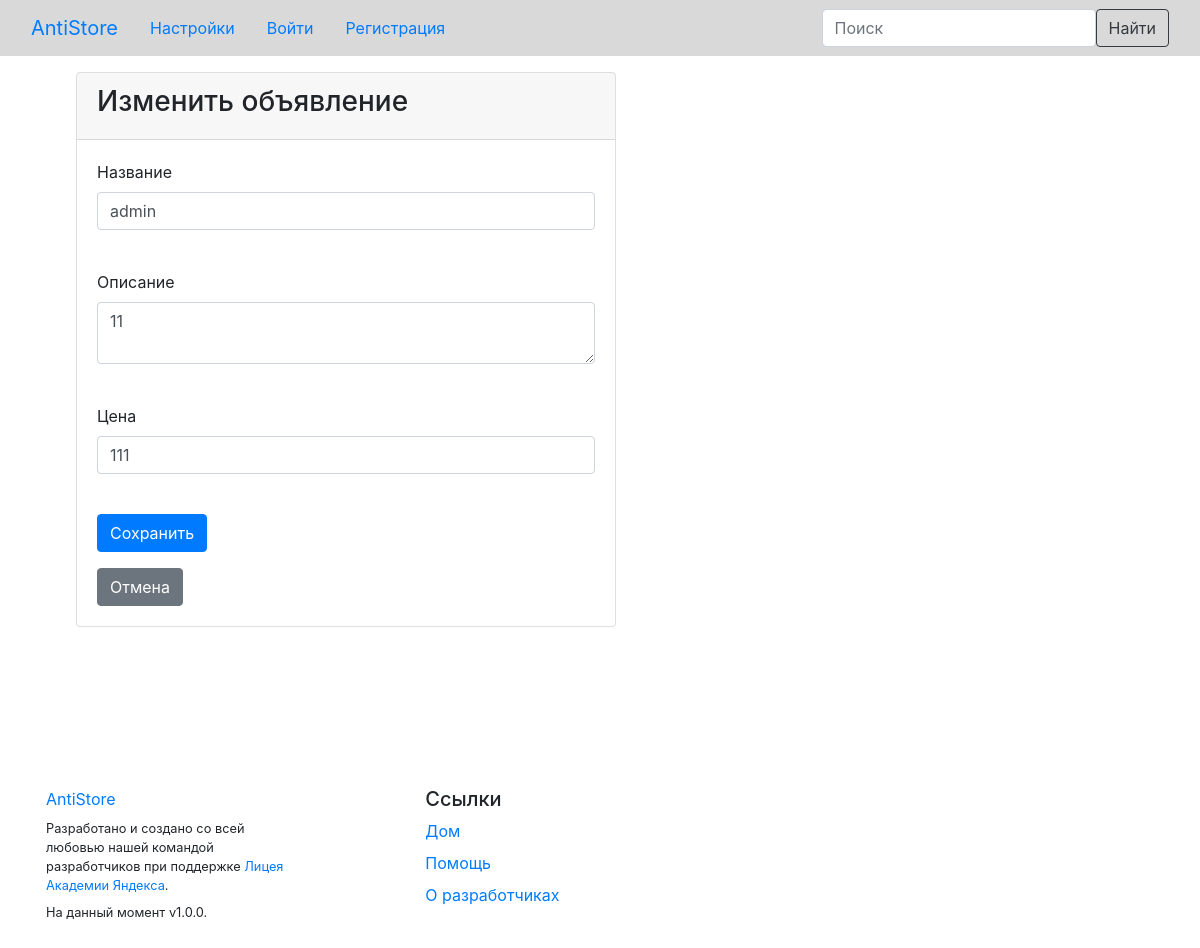
/profile/adverts/update_advert/1, run on the app's committed database.
### data/adverts.py (models this page shows)
class Advert(SqlAlchemyBase, SerializerMixin):
    __tablename__ = 'adverts'
    id = sqlalchemy.Column(sqlalchemy.Integer, primary_key=True)
    name = sqlalchemy.Column(sqlalchemy.String, nullable=True)
    id_person = sqlalchemy.Column(sqlalchemy.Integer, sqlalchemy.ForeignKey("users.id"))
    description = sqlalchemy.Column(sqlalchemy.String)
    price = sqlalchemy.Column(sqlalchemy.String, default='Договорная')
    data = sqlalchemy.Column(sqlalchemy.DateTime, default=datetime.datetime.now)
    for_search = sqlalchemy.Column(sqlalchemy.String)
    img_id = sqlalchemy.Column(sqlalchemy.Integer, default=-1)
    user = orm.relationship('User')

### server.py (the view, shortened to what this page needs)
@app.route('/profile/adverts/update_advert/<id>', methods=['GET', 'POST'])
def update_advert(id):
    if request.method == 'POST' and "search_text" in request.form and request.form["search_text"].strip():
        return redirect(f'/search/{request.form["search_text"]}')
    form = AdvertForm()
    db_sess = db_session.create_session()
    advert = db_sess.query(Advert).filter(Advert.id == id).first()
    return render_template('advertformT.html', title='Изменить объявление', form=form, user=current_user,
                           advert=advert)

### forms/advertform.py
class AdvertForm(FlaskForm):
    name = StringField('Название', validators=[DataRequired()])
    description = TextAreaField("Описание", validators=[DataRequired()])
    price = StringField('Цена', validators=[DataRequired()])
    submit = SubmitField('Сохранить')

### data/db_session.py (called while the page is built)
def create_session() -> Session:
    global __factory
    return __factory()

### templates/advertformT.html (shortened to what this page needs)
{% extends "base.html" %}
{% block content %}
<div class="container">
    <div class="d-flex">
        <div class="card justify-content-md-center">
            <div class="card-header">
                <h3>{{title}}</h3>
            </div>
            <div class="card-body">
                <form action="" method="post">
                    <p>
                        {{ form.name.label }}<br>
                        {{ form.name(class="form-control", value=advert.name) }}<br>
                    </p>
                    <p>
                        {{ form.description.label }}<br>
                        {% set f = form.description.process_data(advert.description) %}
                        {{ form.description(class="form-control") }}<br>
                    </p>
                    <p>
                        {{ form.price.label }}<br>
                        {{ form.price(class="form-control", value=advert.price) }}<br>
                    <p>{{ form.submit(type="submit", class="btn btn-primary") }}</p>
                    <a class="btn btn-secondary" type="button" href="/profile/adverts">Отмена</a>
                </form>
            </div>
        </div>
    </div>
</div>
{% endblock %}

### templates/base.html (style rules this page uses)
html, body { background-image: url("https://bogatyr.club/uploads/posts/2023-02/1677448103_bogatyr-club-p-svetlo-serii-tsvet-fon-pinterest-46.jpg"); }

### templates/advertformT.html (style rules this page uses)
html, body { width: 100%; height: 100%; margin: 0; padding: 0; }
.card { width: 50%; margin: 1em; float:center; }

### data on the page
Advert: name "admin", description "11", price "111"

### other printed values
{{ title }} "Изменить объявление"
